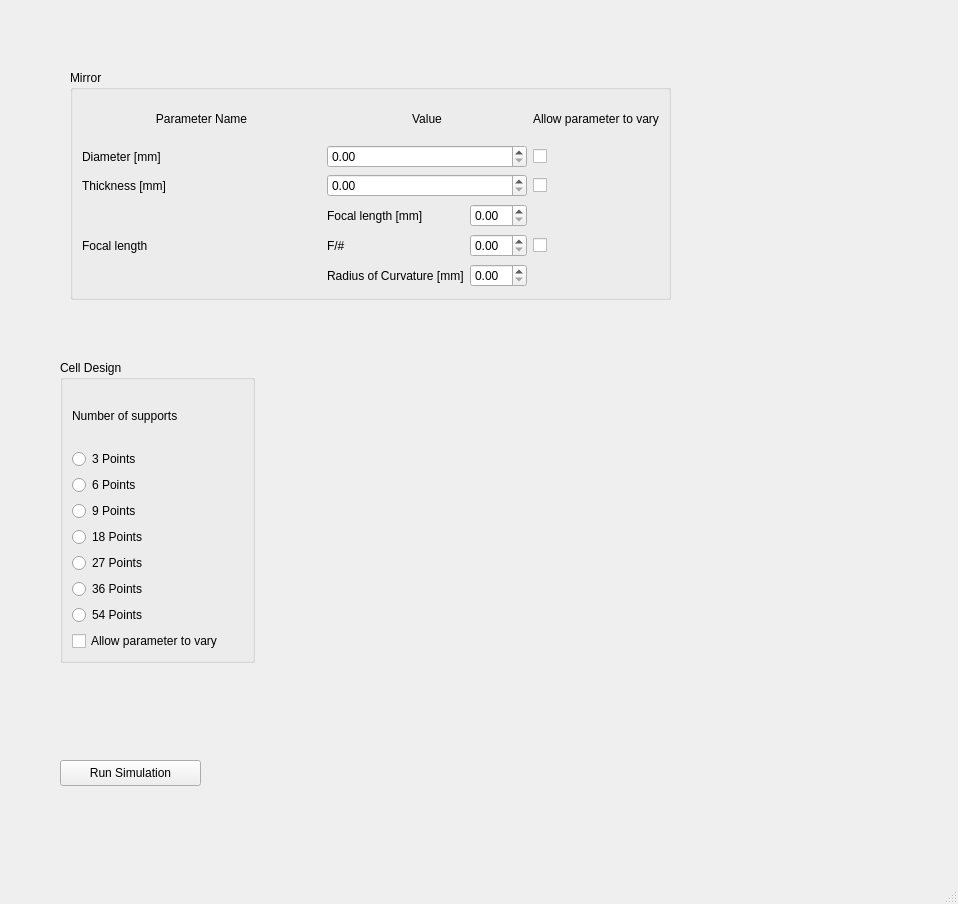
<?xml version="1.0" encoding="UTF-8"?>
<ui version="4.0">
 <class>MainWindow</class>
 <widget class="QMainWindow" name="MainWindow">
  <property name="geometry">
   <rect>
    <x>0</x>
    <y>0</y>
    <width>958</width>
    <height>904</height>
   </rect>
  </property>
  <property name="windowTitle">
   <string>MainWindow</string>
  </property>
  <widget class="QWidget" name="centralwidget">
   <widget class="QGroupBox" name="groupBox">
    <property name="geometry">
     <rect>
      <x>70</x>
      <y>70</y>
      <width>601</width>
      <height>230</height>
     </rect>
    </property>
    <property name="title">
     <string>Mirror</string>
    </property>
    <layout class="QGridLayout" name="gridLayout">
     <item row="0" column="5">
      <widget class="QLabel" name="label_6">
       <property name="text">
        <string>Allow parameter to vary</string>
       </property>
      </widget>
     </item>
     <item row="1" column="5">
      <widget class="QCheckBox" name="checkBox">
       <property name="text">
        <string/>
       </property>
      </widget>
     </item>
     <item row="2" column="5">
      <widget class="QCheckBox" name="checkBox_2">
       <property name="text">
        <string/>
       </property>
      </widget>
     </item>
     <item row="3" column="4" rowspan="2">
      <layout class="QGridLayout" name="gridLayout_2">
       <item row="2" column="0">
        <widget class="QLabel" name="label_8">
         <property name="text">
          <string>Radius of Curvature [mm]</string>
         </property>
        </widget>
       </item>
       <item row="1" column="0">
        <widget class="QLabel" name="label_7">
         <property name="text">
          <string>F/#</string>
         </property>
        </widget>
       </item>
       <item row="1" column="1">
        <widget class="QDoubleSpinBox" name="doubleSpinBox_3"/>
       </item>
       <item row="2" column="1">
        <widget class="QDoubleSpinBox" name="doubleSpinBox_4"/>
       </item>
       <item row="0" column="0">
        <widget class="QLabel" name="label_9">
         <property name="text">
          <string>Focal length [mm]</string>
         </property>
        </widget>
       </item>
       <item row="0" column="1">
        <widget class="QDoubleSpinBox" name="doubleSpinBox_5"/>
       </item>
      </layout>
     </item>
     <item row="2" column="4">
      <widget class="QDoubleSpinBox" name="doubleSpinBox_2"/>
     </item>
     <item row="1" column="4">
      <widget class="QDoubleSpinBox" name="doubleSpinBox"/>
     </item>
     <item row="0" column="4">
      <widget class="QLabel" name="label_4">
       <property name="text">
        <string>Value</string>
       </property>
       <property name="alignment">
        <set>Qt::AlignCenter</set>
       </property>
      </widget>
     </item>
     <item row="0" column="0" colspan="3">
      <widget class="QLabel" name="label_5">
       <property name="text">
        <string>Parameter Name</string>
       </property>
       <property name="alignment">
        <set>Qt::AlignCenter</set>
       </property>
      </widget>
     </item>
     <item row="1" column="0" colspan="3">
      <widget class="QLabel" name="label">
       <property name="text">
        <string>Diameter [mm]</string>
       </property>
      </widget>
     </item>
     <item row="2" column="0" colspan="3">
      <widget class="QLabel" name="label_2">
       <property name="text">
        <string>Thickness [mm]</string>
       </property>
      </widget>
     </item>
     <item row="3" column="5" rowspan="2">
      <widget class="QCheckBox" name="checkBox_3">
       <property name="text">
        <string/>
       </property>
      </widget>
     </item>
     <item row="3" column="0" rowspan="2" colspan="3">
      <widget class="QLabel" name="label_3">
       <property name="text">
        <string>Focal length</string>
       </property>
      </widget>
     </item>
    </layout>
   </widget>
   <widget class="QGroupBox" name="groupBox_2">
    <property name="geometry">
     <rect>
      <x>60</x>
      <y>360</y>
      <width>195</width>
      <height>303</height>
     </rect>
    </property>
    <property name="title">
     <string>Cell Design</string>
    </property>
    <property name="checkable">
     <bool>false</bool>
    </property>
    <layout class="QVBoxLayout" name="verticalLayout">
     <item>
      <widget class="QLabel" name="label_10">
       <property name="text">
        <string>Number of supports</string>
       </property>
      </widget>
     </item>
     <item>
      <widget class="QRadioButton" name="radioButton">
       <property name="text">
        <string>3 Points</string>
       </property>
      </widget>
     </item>
     <item>
      <widget class="QRadioButton" name="radioButton_2">
       <property name="text">
        <string>6 Points</string>
       </property>
      </widget>
     </item>
     <item>
      <widget class="QRadioButton" name="radioButton_3">
       <property name="text">
        <string>9 Points</string>
       </property>
      </widget>
     </item>
     <item>
      <widget class="QRadioButton" name="radioButton_4">
       <property name="text">
        <string>18 Points</string>
       </property>
      </widget>
     </item>
     <item>
      <widget class="QRadioButton" name="radioButton_5">
       <property name="text">
        <string>27 Points</string>
       </property>
      </widget>
     </item>
     <item>
      <widget class="QRadioButton" name="radioButton_6">
       <property name="text">
        <string>36 Points</string>
       </property>
      </widget>
     </item>
     <item>
      <widget class="QRadioButton" name="radioButton_7">
       <property name="text">
        <string>54 Points</string>
       </property>
      </widget>
     </item>
     <item>
      <widget class="QCheckBox" name="checkBox_4">
       <property name="text">
        <string>Allow parameter to vary</string>
       </property>
      </widget>
     </item>
    </layout>
   </widget>
   <widget class="QPushButton" name="pushButton">
    <property name="geometry">
     <rect>
      <x>60</x>
      <y>760</y>
      <width>141</width>
      <height>26</height>
     </rect>
    </property>
    <property name="text">
     <string>Run Simulation</string>
    </property>
   </widget>
  </widget>
  <widget class="QMenuBar" name="menubar">
   <property name="geometry">
    <rect>
     <x>0</x>
     <y>0</y>
     <width>958</width>
     <height>23</height>
    </rect>
   </property>
  </widget>
  <widget class="QStatusBar" name="statusbar"/>
 </widget>
 <resources/>
 <connections/>
</ui>
